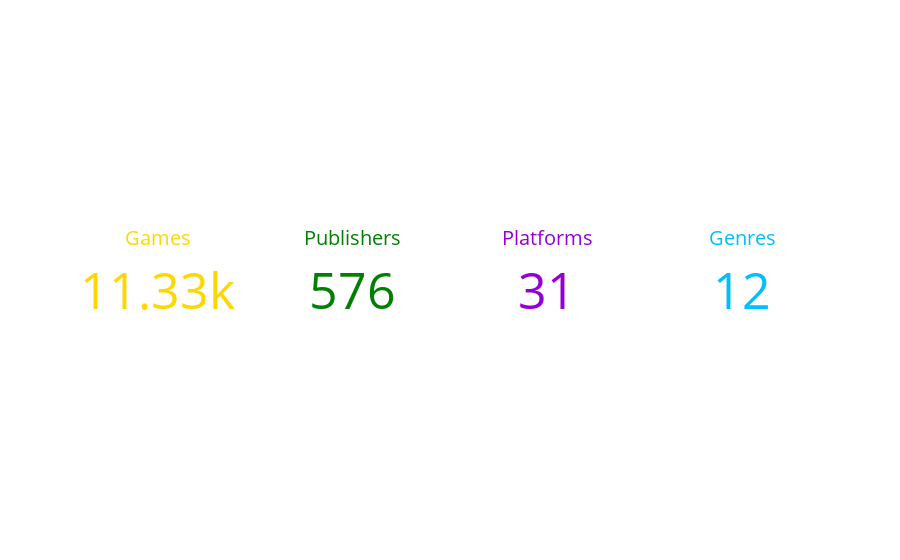

Here is the notebook cell this chart was saved with:
### Code cell
%pip install nbformat

# Benzersiz değerleri hesaplama
games = data['Name'].unique()
publishers = data['Publisher'].unique()
platforms = data['Platform'].unique()
genres = data['Genre'].unique()

# Grafik oluşturma
fig = go.Figure()

fig.add_trace(go.Indicator(
    mode="number",
    value=len(games),
    title={"text": "Games", "font": {"color": "gold", "size": 20}},
    number={"font": {"color": "gold", "size": 50}},
    domain={"row": 0, "column": 0}
))

fig.add_trace(go.Indicator(
    mode="number",
    value=len(publishers),
    title={"text": "Publishers", "font": {"color": "green", "size": 20}},
    number={"font": {"color": "green", "size": 50}},
    domain={"row": 0, "column": 1}
))

fig.add_trace(go.Indicator(
    mode="number",
    value=len(platforms),
    title={"text": "Platforms", "font": {"color": "darkviolet", "size": 20}},
    number={"font": {"color": "darkviolet", "size": 50}},
    domain={"row": 0, "column": 2}
))

fig.add_trace(go.Indicator(
    mode="number",
    value=len(genres),
    title={"text": "Genres", "font": {"color": "deepskyblue", "size": 20}},
    number={"font": {"color": "deepskyblue", "size": 50}},
    domain={"row": 0, "column": 3}
))

fig.update_layout(
    grid={"rows": 1, "columns": 4, "pattern": "independent"}
)

fig.show()

### Figure 1 — Plotly figure (JSON) as saved in the notebook; plotly's stock layout.template omitted (floating-point values rounded to 4 significant figures)
{"data": [{"domain": {"column": 0, "row": 0}, "mode": "number", "number": {"font": {"color": "gold", "size": 50}}, "title": {"font": {"color": "gold", "size": 20}, "text": "Games"}, "type": "indicator", "value": 11325}, {"domain": {"column": 1, "row": 0}, "mode": "number", "number": {"font": {"color": "green", "size": 50}}, "title": {"font": {"color": "green", "size": 20}, "text": "Publishers"}, "type": "indicator", "value": 576}, {"domain": {"column": 2, "row": 0}, "mode": "number", "number": {"font": {"color": "darkviolet", "size": 50}}, "title": {"font": {"color": "darkviolet", "size": 20}, "text": "Platforms"}, "type": "indicator", "value": 31}, {"domain": {"column": 3, "row": 0}, "mode": "number", "number": {"font": {"color": "deepskyblue", "size": 50}}, "title": {"font": {"color": "deepskyblue", "size": 20}, "text": "Genres"}, "type": "indicator", "value": 12}], "layout": {"grid": {"columns": 4, "pattern": "independent", "rows": 1}}}
